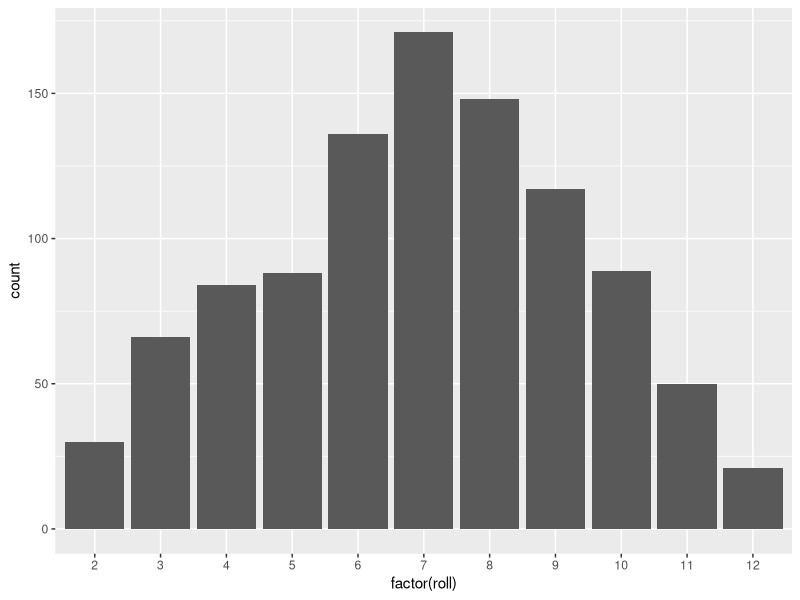
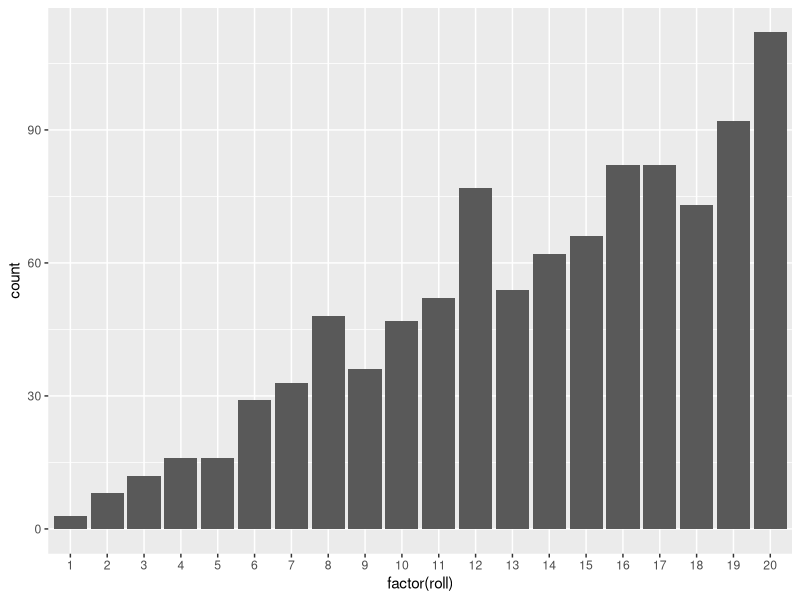

Generate these figures, in order, with R:
## ---- chunk 1
knitr::opts_chunk$set(echo = TRUE)
## ---- chunk 2
set.seed(2320)
mydata <- matrix(rnorm(1000 * 30), nrow = 1000, ncol = 30)
mypvals <- NULL
for(i in 1:1000) {
  out <- t.test(mydata[i, ], alternative = "two.sided", mu = 0)
  mypvals[i] <- out$p.value
}

sum(mypvals <= 0.05) / 1000
## ---- chunk 3
rejectH0 <- function(samples = 1000, samplesize = 30, munull = 0, seed = 2320) {
  set.seed(seed)
  mydata <- matrix(rnorm(samples * samplesize), nrow = samples, ncol = samplesize)
  mypvals <- NULL
  for(i in 1:samples) {
    out <- t.test(mydata[i, ], alternative = "two.sided", mu = munull)
    mypvals[i] <- out$p.value
    }
  sum(mypvals <= 0.05) / samples
}

rejectH0()
## ---- chunk 4
rejectH0(samples = 5000, samplesize = 20)
## ---- chunk 5
rejectH0(samples = 5000, samplesize = 20, munull = 1)
## ---- chunk 6
rejectH0 <- function(samples = 1000, samplesize = 30, munull = 0, seed = 2320,
                     mutrue = 0) {
  set.seed(seed)
  mydata <- matrix(rnorm(samples * samplesize, mean = mutrue), nrow = samples, 
                   ncol = samplesize)
  mypvals <- NULL
  for(i in 1:samples) {
    out <- t.test(mydata[i, ], alternative = "two.sided", mu = munull)
    mypvals[i] <- out$p.value
    }
  sum(mypvals <= 0.05) / samples
}

# Demonstrating we get around 0.05 if munull and mutrue are the same
rejectH0(samples = 5000, samplesize = 20, munull = 1, mutrue = 1)
## ---- chunk 7
rejectH0(samples = 5000, samplesize = 10, mutrue = 0.5, munull = 0)
## ---- chunk 8
rejectH0(samples = 5000, samplesize = 50, mutrue = 0.5, munull = 0)
rejectH0(samples = 5000, samplesize = 100, mutrue = 0.5, munull = 0)
## ---- chunk 9
power <- NULL
for(i in seq(from = 10, to = 50, by = 10)) {
  power[i / 10] <- rejectH0(samplesize = i, mutrue = 0.5, munull = 0)
}
rbind(seq(10, 50, 10), power)
## ---- chunk 10
my_sum <- function(int = 1) {
    vec <- 1:int
    sum(vec)
}
my_sum(10)
my_sum(100)

# Note: I might want to add warnings if int isn't a number/integer if I really
#   planned to use this function.
## ---- chunk 11
roll_dice <- function(dice = 2, sides = 6, type = "sum") {
  roll <- sample(1:sides, dice, replace = TRUE)
  if(type == "sum") { result <- sum(roll) 
    } else if(type == "min") { result <- min(roll) 
    } else if(type == "max") { result <- max(roll) }
  result
}
## ---- chunk 12
roll <- NULL

for(i in 1:1000) {
  roll[i] <- roll_dice()
}

library(ggplot2)
ggplot(NULL, aes(x = factor(roll))) +
  geom_bar()
## ---- chunk 13
roll <- NULL

for(i in 1:1000) {
  roll[i] <- roll_dice(dice = 2, sides = 20, type = "max")
}

library(ggplot2)
ggplot(NULL, aes(x = factor(roll))) +
  geom_bar()
## ---- chunk 14
library(dplyr) # for arrange() function

# Roll 5 dice and store in roll1

roll1 <- sample(1:6, 5, replace = TRUE)

# Check if I have duplicates in roll1, if not, re-roll all dice
# If I do have duplicates, roll dice that aren't duplicates to combine with
# duplicates for result of roll2

if(length(unique(roll1)) == 5) {
  roll2 <- sample(1:6, 5, replace = TRUE)
} else {
  duplicates <- arrange(data.frame(table(roll1)), desc(Freq))[1, 1]
  aside2 <- roll1[roll1 == duplicates]
  roll2 <- sample(1:6, 5 - length(aside2), replace = TRUE)
  roll2 <- c(aside2, roll2)
}

# Check if I have duplicates in roll2, if not, re-roll all dice
# If I do have duplicates, roll dice that aren't duplicates to combine with
# duplicates for result of roll3

if(length(unique(roll2)) == 5) {
  roll3 <- sample(1:6, 5, replace = TRUE)
} else {
  duplicates <- arrange(data.frame(table(roll2)), desc(Freq))[1, 1]
  aside3 <- roll2[roll2 == duplicates]
  roll3 <- sample(1:6, 5 - length(aside3), replace = TRUE)
  roll3 <- c(aside3, roll3)
}

# Check dice and print "Yahtzee!" if all five dice are the same
roll3
if(length(unique(roll3)) == 1) { "Yahtzee!" }
## ---- chunk 15
yahtzees <- 0
for(i in 1:1000) {
  roll1 <- sample(1:6, 5, replace = TRUE)
  if(length(unique(roll1)) == 5) { roll2 <- sample(1:6, 5, replace = TRUE)
    } else {
      duplicates <- arrange(data.frame(table(roll1)), desc(Freq))[1, 1]
      aside2 <- roll1[roll1 == duplicates]
      roll2 <- sample(1:6, 5 - length(aside2), replace = TRUE)
      roll2 <- c(aside2, roll2)
    }

  if(length(unique(roll2)) == 5) {
    roll3 <- sample(1:6, 5, replace = TRUE)
  } else {
    duplicates <- arrange(data.frame(table(roll2)), desc(Freq))[1, 1]
    aside3 <- roll2[roll2 == duplicates]
    roll3 <- sample(1:6, 5 - length(aside3), replace = TRUE)
    roll3 <- c(aside3, roll3)
    }

if(length(unique(roll3)) == 1) { yahtzees <- yahtzees + 1 }
}

yahtzees / 1000
